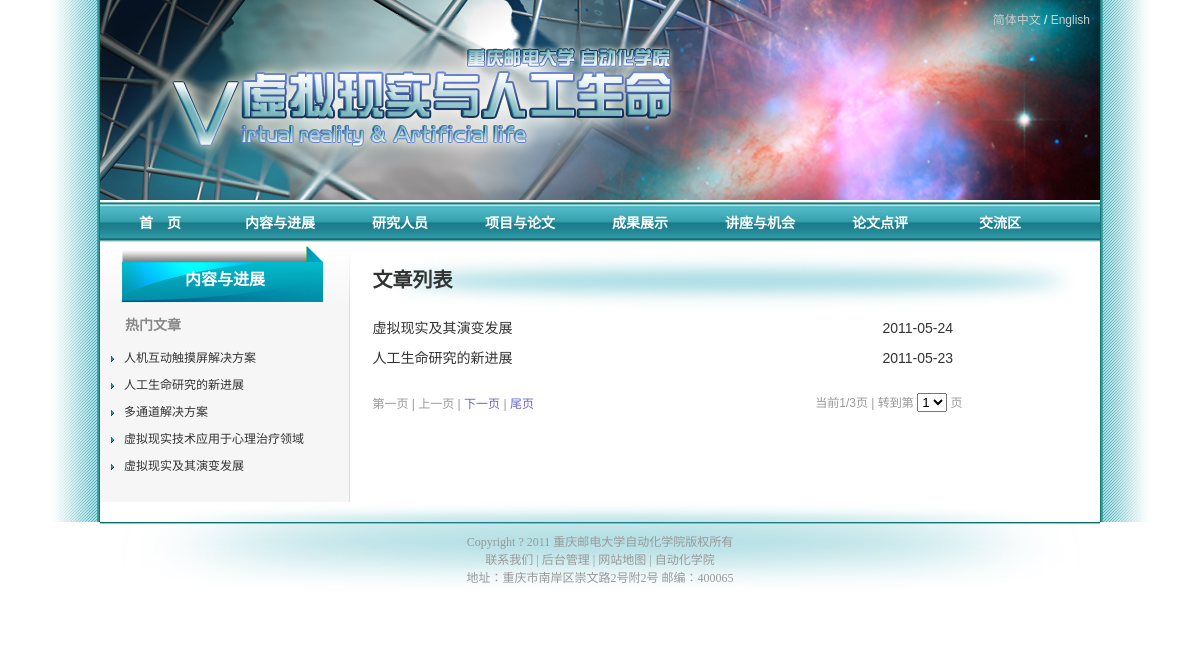
/article_view.php?id=main&itm_id=10&lan=chs, run on the app's committed database.
### tables this page shows
CREATE TABLE IF NOT EXISTS `10branch` (
  `id` int(11) NOT NULL,
  `item` varchar(15) NOT NULL,
  `item_eng` varchar(40) NOT NULL,
  `desc` text NOT NULL,
  `address` varchar(50) NOT NULL,
  `visiable` int(11) NOT NULL,
  `style` int(11) NOT NULL,
  PRIMARY KEY (`item`),
  UNIQUE KEY `id` (`id`)
);

CREATE TABLE IF NOT EXISTS `20article` (
  `id` int(11) NOT NULL AUTO_INCREMENT,
  `itm_id` int(11) NOT NULL,
  `title_chs` varchar(50) NOT NULL,
  `title_eng` varchar(100) NOT NULL,
  `username` varchar(20) NOT NULL,
  `date` date NOT NULL,
  `content_chs` text NOT NULL,
  `content_eng` text NOT NULL,
  `pic` varchar(150) NOT NULL,
  `picdesc_chs` text NOT NULL,
  `picdesc_eng` text NOT NULL,
  `fileupload` varchar(150) NOT NULL,
  `click_throughs` int(11) NOT NULL,
  UNIQUE KEY `id` (`id`)
);

CREATE TABLE IF NOT EXISTS `50config` (
  `id` int(11) NOT NULL,
  `sitetitle_chs` varchar(50) NOT NULL,
  `sitetitle_eng` varchar(50) NOT NULL,
  `user_reg` int(2) NOT NULL,
  `user_log` int(2) NOT NULL,
  `user_edit` int(2) NOT NULL,
  `pgsize` int(11) NOT NULL,
  `hotsize` int(11) NOT NULL,
  `sitebanner_chs` varchar(80) NOT NULL,
  `sitebanner_eng` varchar(80) NOT NULL,
  `siteflash` varchar(50) NOT NULL,
  `fvico` varchar(50) NOT NULL,
  `connect` varchar(50) NOT NULL,
  `sitemap` varchar(50) NOT NULL,
  `lasttitle_chs` varchar(50) NOT NULL,
  `lasttitle_eng` varchar(50) NOT NULL,
  `lasturl_url` varchar(50) NOT NULL,
  `copyrt_chs` varchar(200) NOT NULL,
  `address_chs` varchar(200) NOT NULL,
  `copyrt_eng` varchar(200) NOT NULL,
  `address_eng` varchar(200) NOT NULL,
  PRIMARY KEY (`id`)
);

### article_view.php (the view, shortened to what this page needs)
<html>
<head>
<link href="images/article_view.css" rel="stylesheet" type="text/css" />
</head>
<body topmargin="0">
<table  width=100% cellpadding="0" cellspacing="0" class="bgline"><tr><td align="center">
<?php
include_once("header.php");
?>
</td></tr>
<tr><td align="center">
<div  id="main">
<table cellpadding="0" cellspacing="0" width=100% height=100%><tr>
<td align="left" valign="top" width="250px">
<div class="list_item">&nbsp;
<?php
echo "<div class='text'>";
if($_GET[lan]==chs)
{
$res=mysql_query("SELECT * FROM 10branch ORDER BY id");
while($rows=mysql_fetch_assoc($res))
	{
    	if(($rows["visiable"])&&($rows["id"]==$_GET["itm_id"])&&($rows["id"]!=0))
    	{
		echo "<a href=article_view.php?id=main&itm_id=".$_GET["itm_id"]."&lan=".$_GET["lan"].">".$rows["item"]."</a>";
		}
	}
}
echo"</div>";
?>
</div>
<div class="list_hot">
<div class="text">
<?php
       echo "<div style='font-size:14px;padding:10px 0px 10px 25px; font-weight:bold; color:#888888;'>";
if($_GET[lan]==chs)
{echo "热门文章";}
	   echo "</div>";
	$reshot=mysql_query("SELECT * FROM 50config WHERE id='1'");
	$rowshot=mysql_fetch_assoc($reshot);
	$hotsize=$rowshot["hotsize"];
$res=mysql_query("SELECT * FROM 20article WHERE itm_id='$_GET[itm_id]' ORDER BY click_throughs desc LIMIT $hotsize ");
while($rows=mysql_fetch_assoc($res))
    	{
if($_GET[lan]==chs)
{
    	echo "<div class='list'><li><a href=article_view.php?id=".$rows["id"]."&itm_id=".$rows["itm_id"]."&lan=".$_GET["lan"].">".mb_substr($rows["title_chs"],0,17,'utf-8')."</a></li></div>";
}
    	}
?>
</div>
</div>
</td>
<td  align="left" valign="top" width="750px" align="center">
<div class="article">
<?php
if($_GET[id]==main){
        echo "<div class='art_title'>";
if($_GET[lan]==chs)
{echo "文章列表";}
		echo"</div>";
}
?>
<?php
if($_GET[id]==main)
{
$itm_id=$_GET['itm_id'];
    $id=$_GET['id'];
    if(isset($_GET['page'])){
        $page=intval($_GET['page']);
    }
    else{
        $page = 1;
    }
	$respg=mysql_query("SELECT * FROM 50config WHERE id='1'");
	$rowspg=mysql_fetch_assoc($respg);
	$pgsize=$rowspg["pgsize"];
    $page_size=$pgsize;
    $pages="SELECT count(*) as amount FROM 20article WHERE itm_id='$itm_id'";
    $result=mysql_query($pages);
    while($row=mysql_fetch_row($result)){
    $amount=$row[0];
    }
    if($amount){
        if($amount%$page_size){$page_count=(int)($amount/$page_size)+1;}
        else {$page_count=$amount / $page_size;}
    }
	if(empty($id)){ $sql="SELECT * FROM 20article where id='$id'";  echo "bbbbbbbbb";}
    else{
        $sql="SELECT * FROM 20article WHERE itm_id=$itm_id  order by id DESC limit ".($page-1)*$page_size.",".$page_size."";}
        $res=mysql_query($sql) or die(mysql_error());
        while($row=mysql_fetch_array($res))
        {
if($_GET[lan]==chs)
{
    	echo "<li><div class='list'><a href=article_view.php?id=".$row["id"]."&itm_id=".$row["itm_id"]."&lan=".$_GET["lan"].">".mb_substr($row["title_chs"],0,35,'utf-8')."</a></div><div class='date'>".$row["date"]."</div></li>";
}
        }
	echo "<div class=page><table width=590px border='0' cellspacing='0' cellpadding='0'>
     <tr><td width=240px>";
    if($page==1){
        echo "第一页 | 上一页 | ";
    }
    else{
        echo "<a href=article_view.php?id=main&itm_id=".$_GET['itm_id']."&lan=".$_GET['lan']."&page=1>第一页</a> | <a href=article_view.php?id=main&itm_id=".$_GET['itm_id']."&lan=".$_GET['lan']."&page=".($page-1).">上一页</a> | ";
    }
    if(($page==$page_count) || ($page_count == 0)){
        echo "下一页 | 尾页";
    }
    else{
        echo "<a href=article_view.php?id=main&itm_id=".$_GET['itm_id']."&lan=".$_GET['lan']."&page=".($page+1).">下一页</a> | <a href=article_view.php?id=main&itm_id=".$_GET['itm_id']."&lan=".$_GET['lan']."&page=".$page_count.">尾页</a>";
    }
	echo "</td>";
 ?>
    <td >&nbsp;</td>
    <td width="220px" align="right">当前<?php echo "$page";?>/<?php echo "$page_count";?>页
                              | 转到第
                              <select name="sel_page" onChange="javascript:location=this.options[this.selectedIndex].value;">
                                <?php
       for($i = 1 ;$i <=$page_count;$i++){
     if($i==$page){
    ?>
                                <option value="article_view.php?id=main&itm_id=<?php echo $_GET['itm_id'];?>&lan=<?php echo $_GET['lan'];?>&page=<?php echo $i;?>" selected />
                                <?php echo $i;?>
                                <?php }
     else
     { ?>
                                <option value="article_view.php?id=main&itm_id=<?php echo $_GET['itm_id'];?>&lan=<?php echo $_GET['lan'];?>&page=<?php echo $i;?>">
                                  </option>
                                <?php }
        }    ?>
                              </select>
                              页</td>
  </tr>
</table>
<?php  echo "</div>";  ?>
<?php  } ?>
<table cellpadding="0" cellspacing="0" border="0" width=100%><tr><td align="center">
<?php
echo "</div>";
?>
</td></tr>
<tr><td>
<div class="art_date">
</div>
</td></tr>
<tr><td>
<div class="art_content">
</div>
</td></tr></table>
</div>
</td>
</tr></table>
<table  width=100% cellpadding="0" cellspacing="0"><tr><td align="center">
<?php
include_once("footer.php");
?>
</td></tr></table>
</body>
</html>

### header.php (shortened to what this page needs)
<!DOCTYPE html PUBLIC "-//W3C//DTD XHTML 1.0 Transitional//EN" "http://www.w3.org/TR/xhtml1/DTD/xhtml1-transitional.dtd">
<html xmlns="http://www.w3.org/1999/xhtml">
<head>
<link href="images/header.css" rel="stylesheet" type="text/css" />
</head>
<body>
<?php
if($_GET[lan]==chs)
{
	echo"
	<div class='banner_chs'>
	<div class='language'>
	<a href='index.php?lan=chs'>
	简体中文
	</a>
	/
	<a href='index.php?lan=eng'>
	English
	</a>
	</div>
	";
}
?>
</div>
<table cellpadding="0" cellspacing="0" border="0"><tr><td class="navi">
<ul>
<li><a href="index.php<?php echo "?lan=$_GET[lan]"    ?>">
<?php
if($_GET[lan]==chs)
{echo "首　页";}
?>
</a></li>
<li>
<?php
$res=mysql_query("SELECT * FROM 10branch ORDER BY id");
while($rows=mysql_fetch_assoc($res))
    if(($rows["visiable"])&&($rows["id"]!=0)&&($rows["id"]<=70))
    {
if($_GET[lan]==chs)
    	{
    	echo "<a href=article_view.php?id=main&itm_id=".$rows["id"]."&lan=$_GET[lan]>".$rows["item"]."</a>";
    	}
    }
?></li>
</ul>
</td></tr></table>
</body>
</html>

### footer.php (shortened to what this page needs)
<!DOCTYPE html PUBLIC "-//W3C//DTD XHTML 1.0 Transitional//EN" "http://www.w3.org/TR/xhtml1/DTD/xhtml1-transitional.dtd">
<html xmlns="http://www.w3.org/1999/xhtml">
<head>
<link href="images/header.css" rel="stylesheet" type="text/css" />
<body>
<div  class="footer">
<?php
$res=mysql_query("SELECT * FROM 50config WHERE id='1' ");
$rows=mysql_fetch_assoc($res);
if($_GET[lan]==chs)
{echo $rows["copyrt_chs"]."<br/> ";}
echo "<a href='mailto:".$rows["connect"]."'>";
if($_GET[lan]==chs)
{echo "联系我们";}
echo "</a> |
<a href='admin/admin.php'>";
if($_GET[lan]==chs)
{echo "后台管理";}
echo "</a> |
<a href='sitemap.php?lan=".$_GET[lan]."'>";
if($_GET[lan]==chs)
{echo "网站地图";}
echo "</a> |
<a href='".$rows["lasturl_url"]."'>";
if($_GET[lan]==chs)
{echo $rows["lasttitle_chs"];}
echo "</a> <br/>";
if($_GET[lan]==chs)
{echo $rows["address_chs"]."<br/>";}
echo "</div>";
?>
</body>
</html>

### images/article_view.css (style rules this page uses)
.bgline { background-image: url(bgline2.jpg); background-repeat: repeat-y; background-position: center; }
html { overflow: -moz-scrollbars-vertical; }
#main { position: relative; left: 5px; width: 1010px; height: 100%; margin-right: auto; margin-left: auto; padding-bottom: 20px; font-family: Arial, Helvetica, sans-serif; }
.list_item { width: 250px; height: 60px; background-image: url(list_item.jpg); background-repeat: no-repeat; text-align: center; }
.list_item .text a { font-size: 16px; color: #FFFFFF; font-weight: bold; text-decoration: none; line-height: 35px; }
.list_hot { width: 249px; height: 100%; background-color: #F6F6F6; border-right: #DDDDDD solid 1px; }
.list_hot .text li { list-style-image: url(li2.gif); margin-left: 10px; line-height: 25px; }
.list_hot .text a { font-size: 12px; color: #333333; text-decoration: none; }
.article { width: 750px; height: 100%; }
.article .list { margin-left: 20px; float: left; font-size: 14px; color: #333333; text-decoration: none; width: 480px; }
.article li { list-style-image: url(li1.gif); line-height: 30px; width: 700px; }
.article li a { font-size: 14px; color: #333333; text-decoration: none; }
.article .date { font-size: 14px; color: #333333; text-decoration: none; float: right; margin-right: 20px; width: 150px; }
.article .art_title { padding: 20px; font-size: 20px; font-weight: bold; color: #333333; background-image: url(art_title.jpg); background-position: center; background-repeat: no-repeat; }
.article .art_date { padding: 10px 30px 0 0; font-size: 12px; float: right; color: #888888; }
.article .art_content { padding: 30px; font-size: 14px; line-height: 25px; color: #555555; }
.article .page { margin:20px; }
.article .page td { color:#999999; font-size:12px; }
.article .page td a { color:#6666CC; font-size:12px; text-decoration:none; }

### images/header.css (style rules this page uses)
.banner_chs { height:200px; width:1000px; background:url(banner_chs.jpg); }
.banner_chs .language { color:#FFFFFF; float:right; font-size:12px; text-decoration:none; padding:10px; font-family:Arial, Helvetica, sans-serif; }
.banner_chs .language a { color:#CCCCCC; font-size:12px; text-decoration:none; }
.navi { height:40px; width:1000px; background:url(bg-navi.jpg) repeat-x center; font-family:Arial, Helvetica, sans-serif; }
.navi ul { list-style-type:none; display:inline; font-size:14px; font-weight:bold; }
.navi ul li { float:left; text-align:center; }
.navi ul li a { padding:12px 0px 12px 0px; margin:0px 10px 0px 10px; display:inline-block; width:100px; color:#FFFFFF; text-decoration:none; }
.footer { width:1000px; height:90px; background:url(footer.jpg); background-repeat:no-repeat; position:relative; top:-20px; padding-top:30px; font-size:12px; color:#999999; text-decoration:none; font-family:"Times New Roman", Times, serif; }
.footer a { color:#999999; text-decoration:none; }

### data on the page
10branch: item "内容与进展"
10branch: item "研究人员"
10branch: item "项目与论文"
10branch: item "成果展示"
10branch: item "讲座与机会"
10branch: item "论文点评"
10branch: item "交流区"
20article: title_chs "人机互动触摸屏解决方案"
20article: title_chs "人工生命研究的新进展", date "2011-05-23"
20article: title_chs "多通道解决方案"
20article: title_chs "虚拟现实技术应用于心理治疗领域"
20article: title_chs "虚拟现实及其演变发展", date "2011-05-24"
50config: copyrt_chs "Copyright ? 2011 重庆邮电大学自动化学院版权所有", lasttitle_chs "自动化学院", address_chs "地址：重庆市南岸区崇文路2号附2号 邮编：400065"

### other printed values
$page "1"
$page_count "3"
form field sel_page "1"
